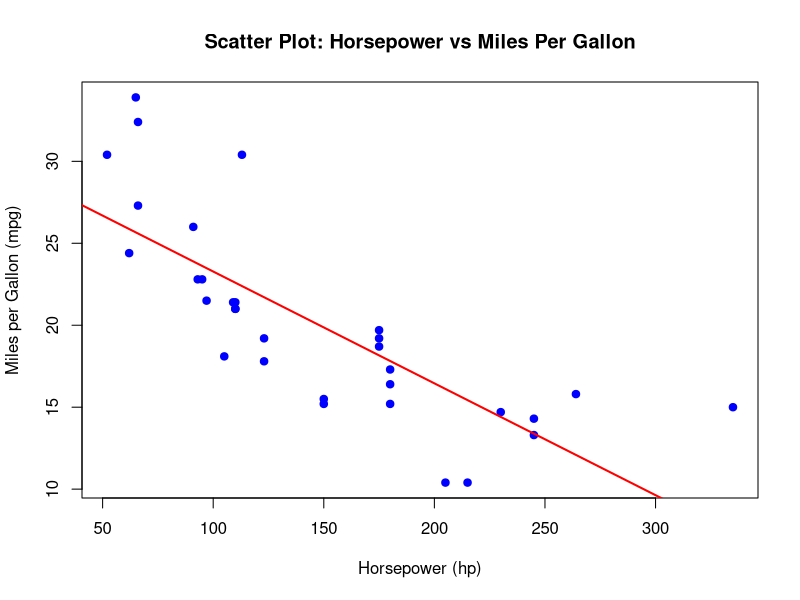
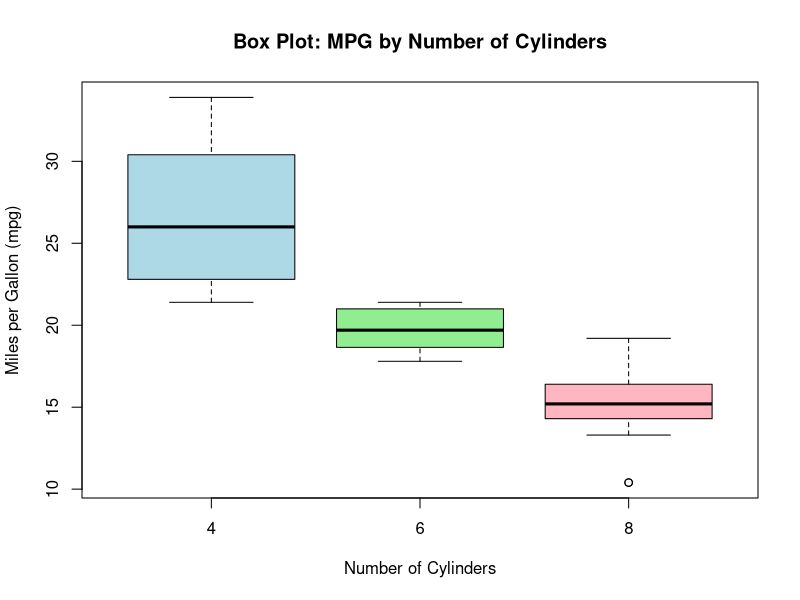
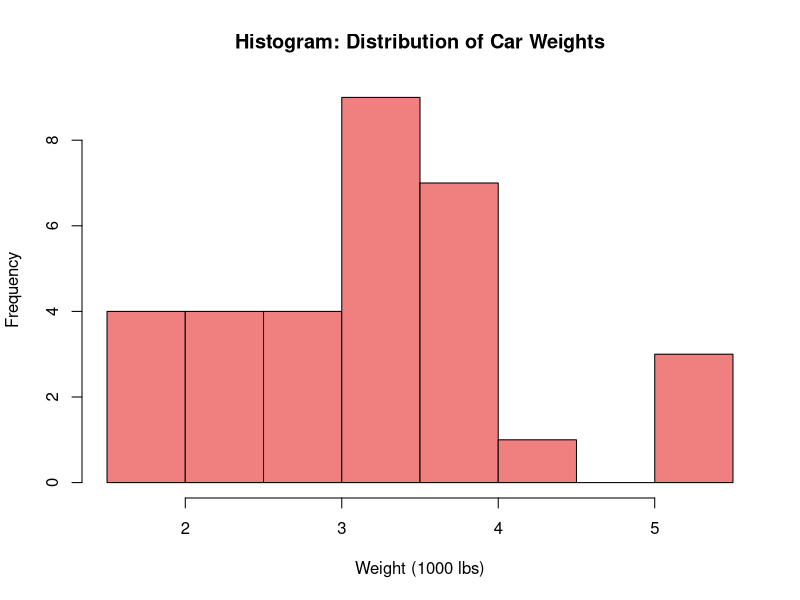
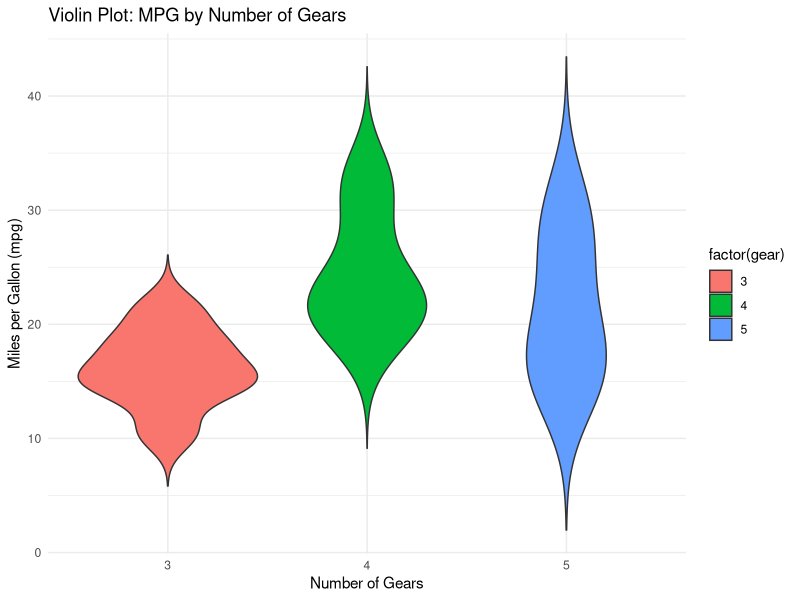
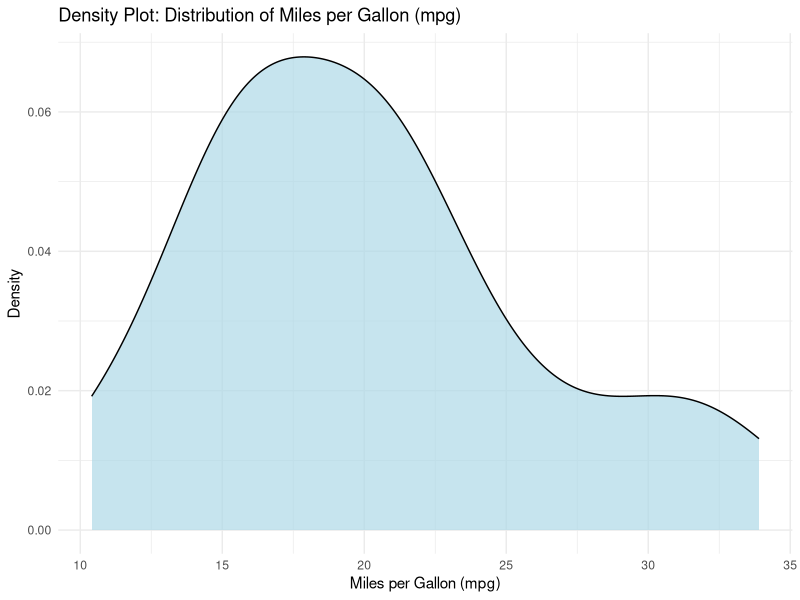

These charts were generated, in order, by the following R code:
#EXTRACT THE SALARY COLUMN FROM YOUR DATASET AND CALCULATE THE AVERAGE SALARY.
salary <- c(50000, 60000, 70000, 80000, 50000, 65000, 45000, 60000)
average_salary <- mean(salary)
average_salary

#Use a vector to store ages and find min and max ages.
age <- c(34, 29, 40, 30, 35, 27, 41, 30)
min_age <- min(age)
max_age <- max(age)
min_age
max_age

#Create a list to store one employee’s details and display 
employee <- list(Name="X", Department="HR", Age=34, Salary=50000)
employee

# Mean and standard deviation of Salary
mean_salary <- mean(salary)
sd_salary <- sd(salary)

# Correlation between Age and Salary
correlation <- cor(age, salary)
mean_salary
sd_salary
correlation





data("mtcars")
#visualizations using mtcars dataset
library(ggplot2)
#Scatter plot (Horsepower vs MPG)
data(mtcars)
plot(mtcars$hp, mtcars$mpg,
     main="Scatter Plot: Horsepower vs Miles Per Gallon",
     xlab="Horsepower (hp)", ylab="Miles per Gallon (mpg)",
     pch=19, col="blue")
abline(lm(mpg ~ hp, data=mtcars), col="red", lwd=2)

#Box plot (MPG vs Cylinders)
boxplot(mpg ~ cyl, data=mtcars,
        main="Box Plot: MPG by Number of Cylinders",
        xlab="Number of Cylinders", ylab="Miles per Gallon (mpg)",
        col=c("lightblue", "lightgreen", "lightpink"))

#Histogram (Distribution of Car Weights)
hist(mtcars$wt, 
     breaks=8, 
     main="Histogram: Distribution of Car Weights", 
     xlab="Weight (1000 lbs)", 
     col="lightcoral")

#violin plot (MPG by Gears)
ggplot(mtcars, aes(x=factor(gear), y=mpg, fill=factor(gear))) +
  geom_violin(trim=FALSE) +
  labs(title="Violin Plot: MPG by Number of Gears",
       x="Number of Gears", y="Miles per Gallon (mpg)") +
  theme_minimal()

#factor density plot (Distribution of MPG)
ggplot(mtcars, aes(x=mpg)) +
  geom_density(fill="lightblue", alpha=0.7) +
  labs(title="Density Plot: Distribution of Miles per Gallon (mpg)",
       x="Miles per Gallon (mpg)", y="Density") +
  theme_minimal()


